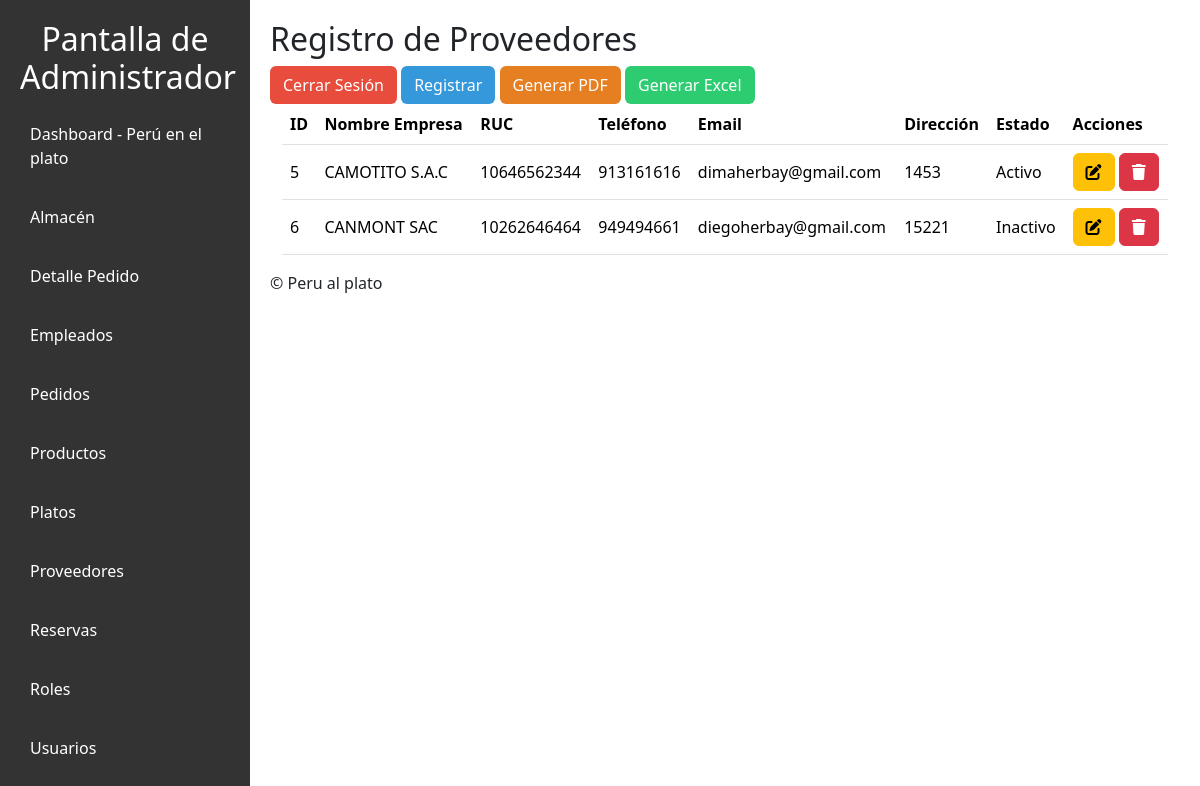
Screenshot of /vista/proveedores.php with the database file from the repository.
### tables this page shows
CREATE TABLE `proveedores` (
  `id_proveedor` int(11) NOT NULL,
  `nombre_empresa` varchar(100) DEFAULT NULL,
  `ruc` varchar(11) DEFAULT NULL,
  `telefono` varchar(9) DEFAULT NULL,
  `email` varchar(100) DEFAULT NULL,
  `direccion` varchar(255) DEFAULT NULL,
  `estado` tinyint(1) DEFAULT NULL
);

### MODELO/proveedores.php (called while the page is built, shortened)
<?php
class Proveedor {
    private $conexion;
    public function __construct($conexion) {
        $this->conexion = $conexion;
    }
    public function obtenerProveedores() {
        $sql = "SELECT * FROM proveedores";
        $resultado = $this->conexion->query($sql);
        return $resultado;
    }
}

### vista/proveedores.php (the view, shortened to what this page needs)
<?php
require_once "../config/conexion.php";
require_once "../modelo/proveedores.php";
$proveedorModelo = new Proveedor($conexion);
$proveedores = $proveedorModelo->obtenerProveedores();
?>
<!DOCTYPE html>
<html lang="en">
<head>
    <link rel="stylesheet" href="../public/styles/admi.css">
    <link rel="stylesheet" href="../public/styles/tablas.css">
    <link href="https://cdn.jsdelivr.net/npm/bootstrap@5.3.3/dist/css/bootstrap.min.css" rel="stylesheet">
</head>
<body>
    <nav class="sidebar">
        <h2>Pantalla de Administrador</h2>
        <ul>
            <li><a href="../vista/admin_dashboard.php">Dashboard - Perú en el plato</a></li>
            <li><a href="../vista/almacen.php">Almacén</a></li>
            <li><a href="../vista/detalle_pedido.php">Detalle Pedido</a></li>
            <li><a href="../vista/empleados.php">Empleados</a></li>
            <li><a href="../vista/pedidos.php">Pedidos</a></li>
            <li><a href="../vista/productos.php">Productos</a></li>
            <li><a href="../vista/platos.php">Platos</a></li>
            <li><a href="">Proveedores</a></li>
            <li><a href="../vista/reservas.php">Reservas</a></li>
            <li><a href="../vista/roles.php">Roles</a></li>
            <li><a href="../vista/usuario.php">Usuarios</a></li>
        </ul>
    </nav>
    <div class="main-content">
        <h2>Registro de Proveedores</h2>
        <a href="../controlador/logout.php" class="btn" style="background-color: #e74c3c; color: white;">Cerrar Sesión</a>
        <button type="button" class="btn" style="background-color: #3498db; color: white;" data-bs-toggle="modal" data-bs-target="#registroModal">Registrar</button>
        <button type="button" class="btn" style="background-color: #e67e22; color: white;" onclick="location.href='../controlador/CRUDproveedores.php?accion=generar_pdf'">Generar PDF</button>
        <button type="button" class="btn" style="background-color: #2ecc71; color: white;" onclick="location.href='../controlador/CRUDproveedores.php?accion=generar_excel'">Generar Excel</button>
        <div class="container-fluid">
            <table class="table">
                <thead class="bg-info">
                    <tr>
                        <th>ID</th>
                        <th>Nombre Empresa</th>
                        <th>RUC</th>
                        <th>Teléfono</th>
                        <th>Email</th>
                        <th>Dirección</th>
                        <th>Estado</th>
                        <th>Acciones</th>
                    </tr>
                </thead>
                <tbody>
                    <?php while ($proveedor = $proveedores->fetch_object()): ?>
                        <tr>
                            <td><?= $proveedor->id_proveedor ?></td>
                            <td><?= $proveedor->nombre_empresa ?></td>
                            <td><?= $proveedor->ruc ?></td>
                            <td><?= $proveedor->telefono ?></td>
                            <td><?= $proveedor->email ?></td>
                            <td><?= $proveedor->direccion ?></td>
                            <td><?= $proveedor->estado ? 'Activo' : 'Inactivo' ?></td>
                            <td>
                                <a href="#" onclick="abrirModalModificarProveedor('<?= $proveedor->id_proveedor ?>', '<?= $proveedor->nombre_empresa ?>', '<?= $proveedor->ruc ?>', '<?= $proveedor->telefono ?>', '<?= $proveedor->email ?>', '<?= $proveedor->direccion ?>', '<?= $proveedor->estado ?>')" class="btn btn-small btn-warning">
                                    <i class="fa-solid fa-pen-to-square"></i>
                                </a>
                                <a href="../controlador/CRUDproveedores.php?accion=eliminar&id=<?= $proveedor->id_proveedor ?>"
                                    onclick="return confirmarEliminacion()"
                                    class="btn btn-small btn-danger">
                                    <i class="fa-solid fa-trash"></i>
                                </a>
                            </td>
                        </tr>
                    <?php endwhile; ?>
                </tbody>
            </table>
        </div>
        <footer>
            <p>&copy; Peru al plato</p>
        </footer>
    </div>
</body>
</html>

### public/styles/admi.css (style rules this page uses)
body { font-family: Arial, sans-serif; margin: 0; padding: 0; background-color: #f4f4f4; height: 100vh; }
.sidebar { width: 250px; background-color: #333; color: #fff; padding: 20px; }
.sidebar h2 { text-align: center; }
.sidebar ul { list-style: none; padding: 0; }
.sidebar ul li { margin: 15px 0; }
.sidebar ul li a { color: #fff; text-decoration: none; padding: 10px; display: block; transition: background 0.3s; }
table { width: 100%; border-collapse: collapse; margin-bottom: 20px; }
th, td { padding: 8px; text-align: left; border: 1px solid #ddd; }
th { background-color: #f2f2f2; }
.btn-danger { background-color: #dc3545; color: white; padding: 10px 15px; border: none; border-radius: 4px; cursor: pointer; text-decoration: none; }
.table { width: 100%; margin-bottom: 0; }
.table thead { position: sticky; top: 0; background-color: #f8f9fa; z-index: 10; }
.table th { background-color: #f8f9fa; color: #6c757d; border-bottom: 2px solid #dee2e6; font-weight: 600; }
.table td { vertical-align: middle; padding: 12px; }
.table tr:nth-child(even) { background-color: #f2f2f2; }
.btn { transition: box-shadow 0.3s ease, transform 0.3s ease; }

### public/styles/tablas.css (style rules this page uses)
body { display: flex; }
.sidebar { width: 250px; }
.main-content { flex: 1; padding: 20px; }
.table { width: 100%; }

### rows the page displays
proveedores: id_proveedor "5", nombre_empresa "CAMOTITO S.A.C", ruc "10646562344", telefono "913161616", email "dimaherbay@gmail.com", direccion "1453", estado "Activo"
proveedores: id_proveedor "6", nombre_empresa "CANMONT SAC", ruc "10262646464", telefono "949494661", email "diegoherbay@gmail.com", direccion "15221", shows "Inactivo"
